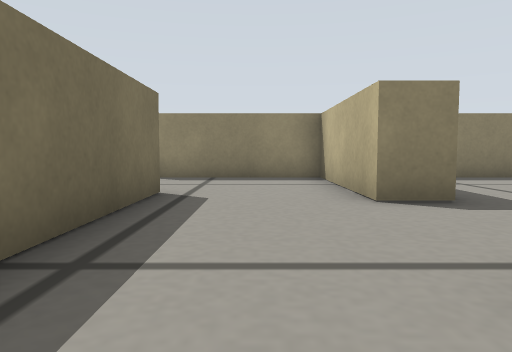
View 1 (above)

19 first-person views from a walk through a world built for the Gazebo simulator. The camera is 0.13 m above the floor, tilts 4° down and sees 70° across. The floor is counted in squares, 0.2 m on a side. Each view is taken from the middle of a square. On the plan, view 1 faces up. The plan holds only what a view shows up to about 11 squares ahead; the rest is blank.

View 2
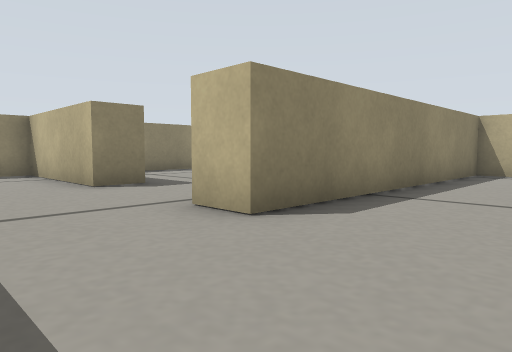

View 3
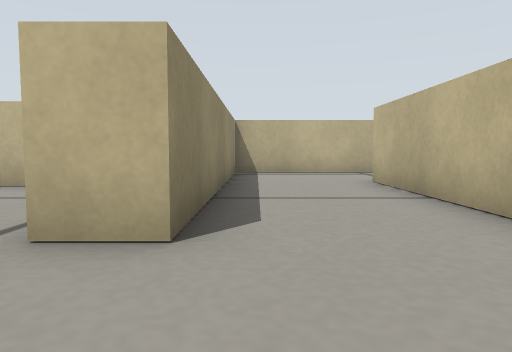

View 4
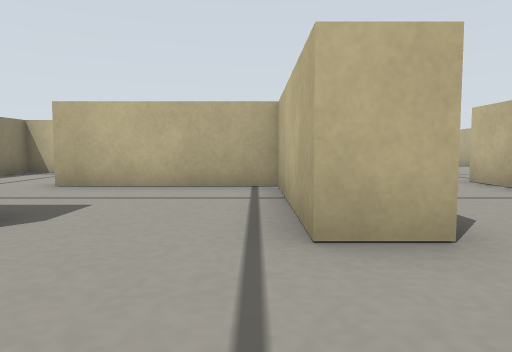

View 5
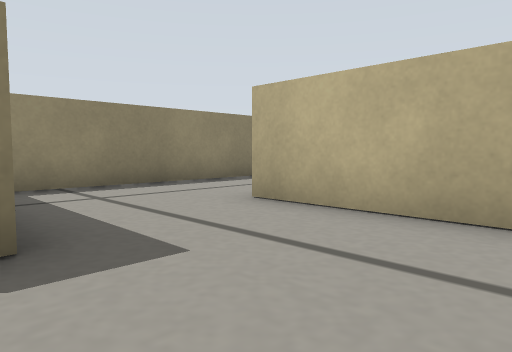

View 6
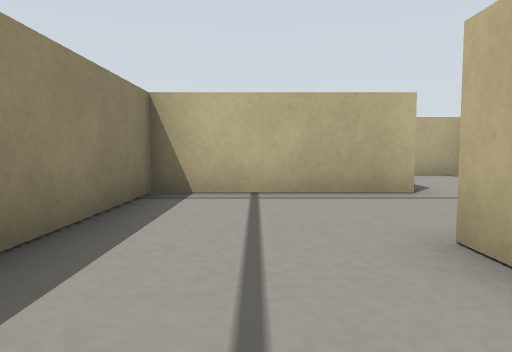

View 7
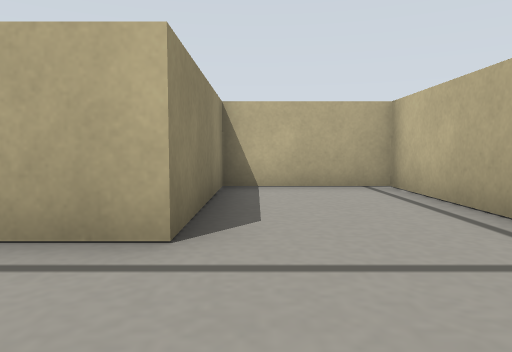

View 8
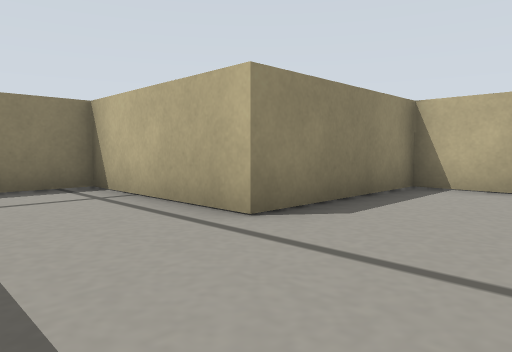

View 9
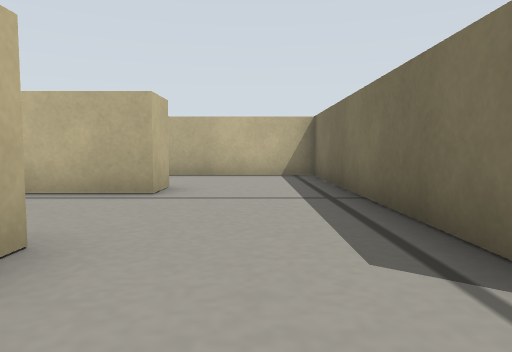

View 10
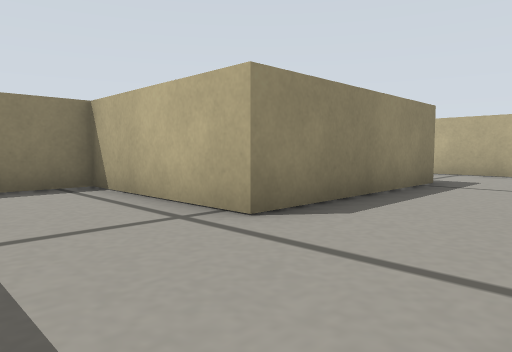

View 11
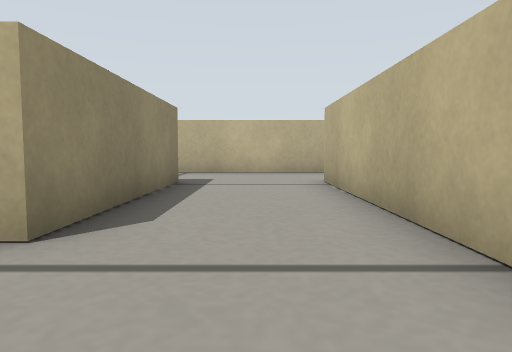

View 12
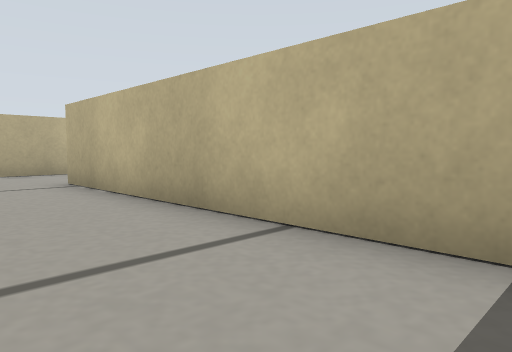

View 13
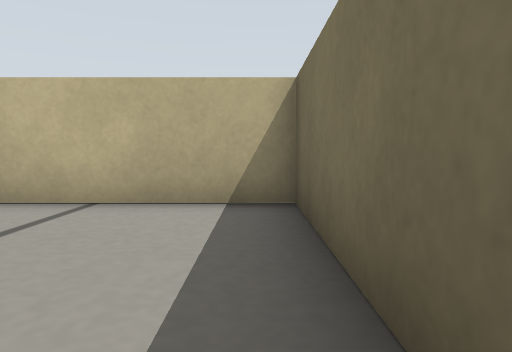

View 14
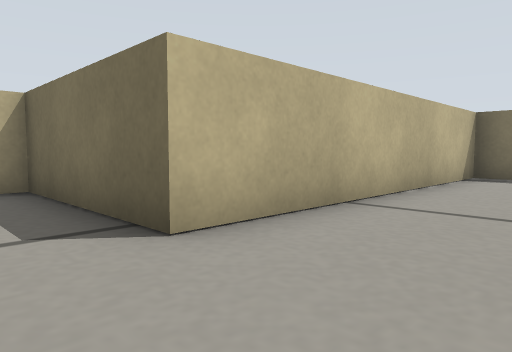

View 15
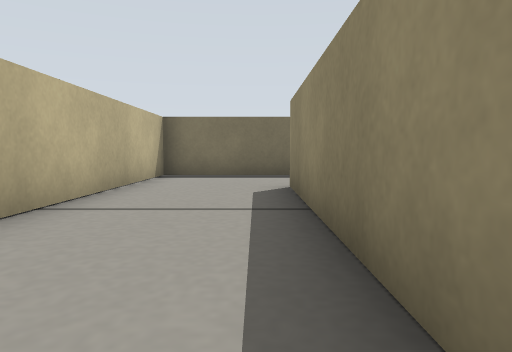

View 16
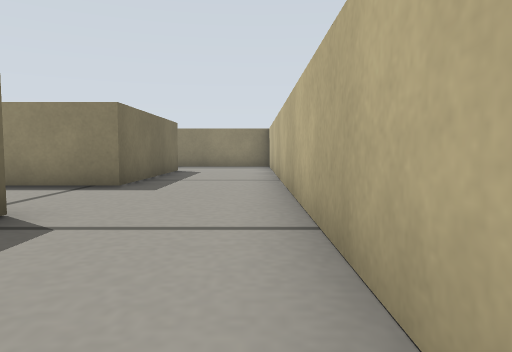

View 17
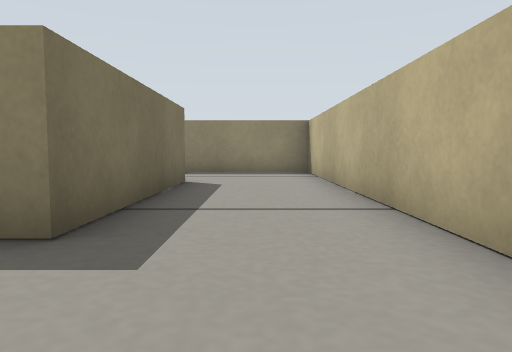

View 18
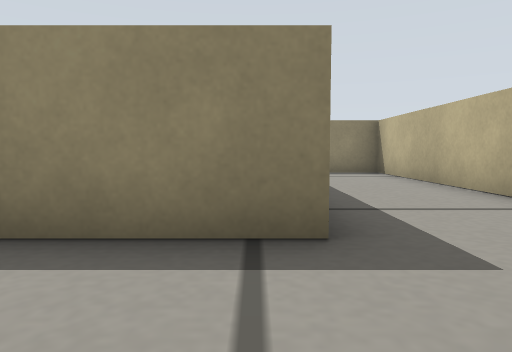

View 19
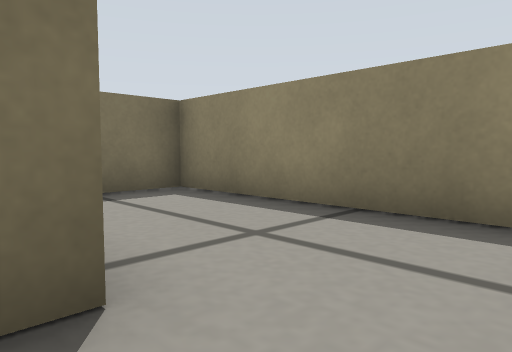

### Floor plan
Ten units are one square. View 1 is at (0, 0); x grows to the right and y downward. Boxes are objects, and circles mark ways between rooms. Rooms are numbered by the first view taken in them; rooms with no view inside come last. Other rooms are left out.
<svg viewBox="-25 -91 205 166">
<path fill="none" stroke="#000" d="M95 24 95 -6 15 -6 15 -16M-15 -16 -15 24 65 24M15 -46 15 -56M-15 -56 -15 -16M55 -15 55 -56M26 -46 15 -46M15 -16 49 -16M54 -86 32 -86M104 -16 135 -16 135 -46 95 -46 95 -56M15 -56 15 -86 -14 -86M146 34 95 34 95 24M175 64 175 24M65 24 65 64 146 64M145 -56 145 -6 121 -6M175 24 175 -86 105 -86 105 -71M59 -56 66 -56M95 -56 95 -86 54 -86"/>
<circle cx="0" cy="-10" r="3" fill="#2a7"/>
<circle cx="80" cy="30" r="3" fill="#2a7"/>
<circle cx="20" cy="-30" r="3" fill="#2a7"/>
<circle cx="0" cy="-50" r="3" fill="#2a7"/>
<circle cx="40" cy="-50" r="3" fill="#2a7"/>
<circle cx="60" cy="-70" r="3" fill="#2a7"/>
<circle cx="80" cy="-50" r="3" fill="#2a7"/>
<circle cx="160" cy="30" r="3" fill="#2a7"/>
<text x="40" y="10">1</text>
<text x="0" y="-40">2</text>
<text x="40" y="-30">3</text>
<text x="40" y="-70">4</text>
<text x="100" y="-30">5</text>
<text x="0" y="-70">6</text>
<text x="120" y="50">7</text>
<text x="150" y="-30">8</text>
<text x="70" y="-70">9</text>
</svg>
Room 1 opens to room 2. Room 1 opens to room 7. Room 2 opens to room 3. Room 2 opens to room 6. Room 3 opens to room 4. Room 4 opens to room 9. Room 5 opens to room 9. Room 7 opens to room 8.

Where each view was taken, in squares from view 1:
view 1: 0 up, 0 right, facing up
view 2: 2 down, 1 left, facing up-right
view 3: 0 up, 1 left, facing right
view 4: 2 up, 1 left, facing right
view 5: 2 up, 2 right, facing up-right
view 6: 7 up, 4 right, facing right
view 7: 4 up, 7 right, facing right
view 8: 2 up, 7 right, facing up-right
view 9: 7 up, 0 right, facing down
view 10: 6 down, 7 right, facing up-right
view 11: 5 down, 7 right, facing right
view 12: 4 down, 7 right, facing down-right
view 13: 2 down, 7 right, facing down
view 14: 0 up, 8 right, facing down-left
view 15: 0 up, 8 right, facing left
view 16: 6 down, 17 right, facing up
view 17: 2 down, 16 right, facing up
view 18: 2 down, 14 right, facing up
view 19: 5 up, 16 right, facing up-left
